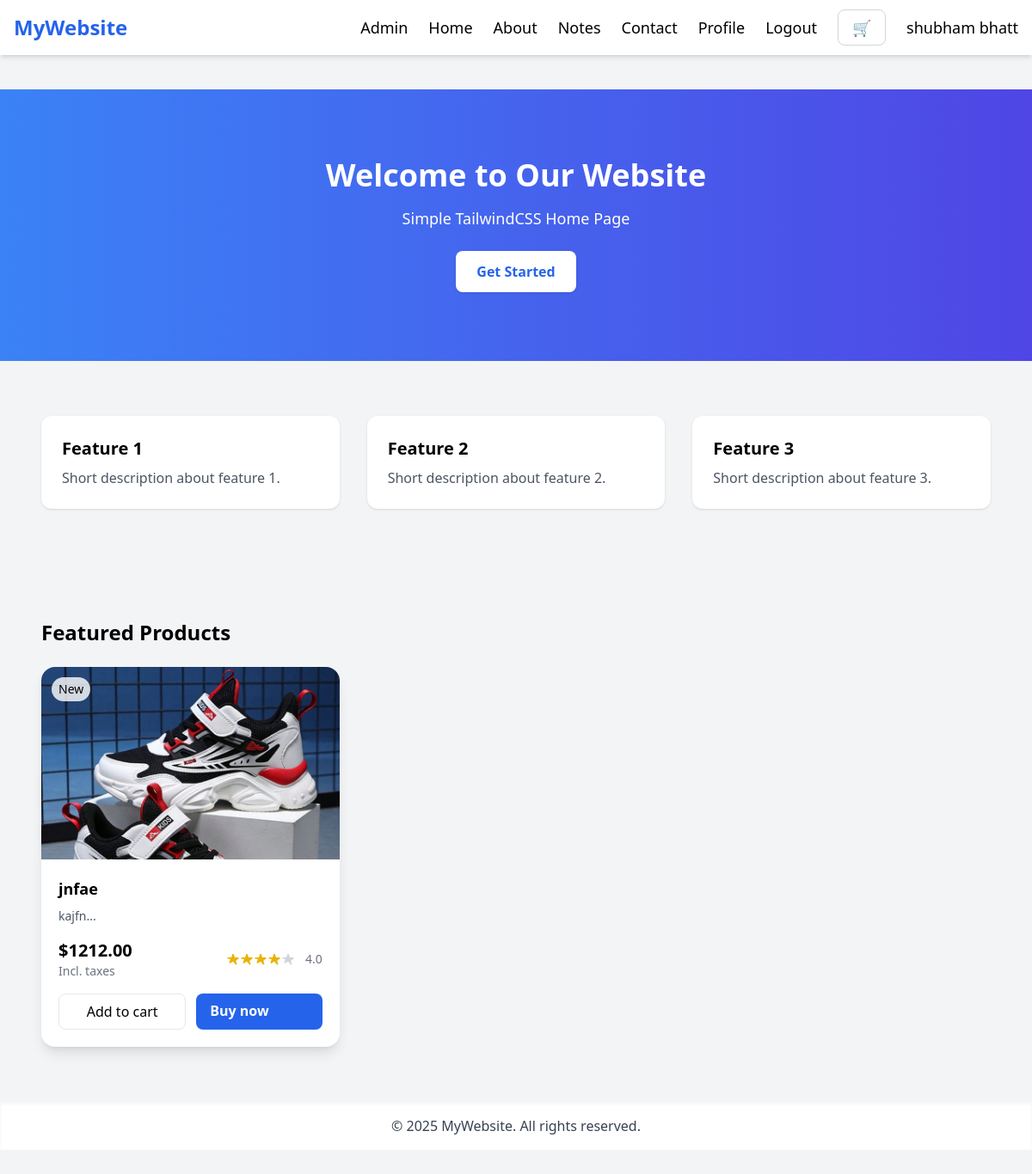
The page / (signed in) on the database its author committed.
### myapp/models.py (models this page shows)
class Product(models.Model):
    name = models.CharField(max_length=255)
    description = models.TextField()
    price = models.DecimalField(max_digits=10, decimal_places=2)
    image = models.ImageField(upload_to='products/') # Image upload karva mate

### myapp/views.py (the view)
# urls.py: path('',views.index,name='index'),
def index(request):
    user = request.session.get('email')
    products = Product.objects.all()
    cart = request.session.get('cart', {})
    total_price = 0
    for key, item in cart.items():
        if isinstance(item, dict):
            total_price += float(item['price']) * int(item['qty'])
    context = {
        'user':user,
        'products': products,
        'cart': cart,
        'total': total_price
    }
    return render(request, 'index.html', context)

### myapp/templates/index.html (shortened to what this page needs)
 {% extends "base.html" %}
    {% load static %}
  {% block content %}
    <section class="text-center py-20 bg-gradient-to-r from-blue-500 to-indigo-600 text-white">
        <h2 class="text-4xl font-bold mb-4">Welcome to Our Website</h2>
        <p class="text-lg mb-6">Simple TailwindCSS Home Page</p>
        <button class="px-6 py-3 bg-white text-blue-600 font-semibold rounded-lg shadow hover:bg-gray-100">Get Started</button>
    </section>
    <section class="max-w-6xl mx-auto py-16 px-6 grid grid-cols-1 md:grid-cols-3 gap-8">
        <div class="bg-white p-6 rounded-xl shadow">
            <h3 class="text-xl font-bold mb-2">Feature 1</h3>
            <p class="text-gray-600">Short description about feature 1.</p>
        </div>
        <div class="bg-white p-6 rounded-xl shadow">
            <h3 class="text-xl font-bold mb-2">Feature 2</h3>
            <p class="text-gray-600">Short description about feature 2.</p>
        </div>
        <div class="bg-white p-6 rounded-xl shadow">
            <h3 class="text-xl font-bold mb-2">Feature 3</h3>
            <p class="text-gray-600">Short description about feature 3.</p>
        </div>
    </section>
<section class="max-w-6xl mx-auto py-16 px-6">
  <h2 class="text-2xl font-semibold mb-6">Featured Products</h2>
  <div class="grid grid-cols-1 sm:grid-cols-2 lg:grid-cols-3 gap-8">
     {% for i in products %}
    <div class="bg-white rounded-2xl shadow-lg overflow-hidden transform hover:-translate-y-2 transition-all duration-200">
      <div class="relative">
        {% if i.image %}
        <img src="{{ i.image.url }}" alt="{{ i.name }}" class="w-full h-56 object-cover">
        {% else %}
         <div class="w-full h-56 bg-gray-200 flex items-center justify-center">No Image</div>
        {% endif %}
        <div class="absolute top-3 left-3 bg-white/80 text-sm px-2 py-1 rounded-full font-medium">New</div>
      </div>
      <div class="p-5">
        <h3 class="text-lg font-semibold mb-2">{{ i.name }}</h3>
        <p class="text-gray-600 text-sm mb-4">{{ i.description }}...</p>
        <div class="flex items-center justify-between">
          <div>
            <div class="text-xl font-bold">${{ i.price }}</div>
            <div class="text-sm text-gray-500">Incl. taxes</div>
          </div>
          <div class="flex items-center gap-1">
            <div class="flex items-center text-yellow-500">
            </div>
            <div class="text-sm text-gray-500 ml-2">4.0</div>
          </div>
        </div>
          <div class="mt-4 flex gap-3">
            <a href="{% url 'add_to_cart' i.id %}" class="flex-1 text-center px-4 py-2 border border-gray-200 rounded-lg hover:shadow-sm hover:bg-gray-50 transition cursor-pointer">
              Add to cart
            </a>
          <a href="{% url 'proced' %}" class="flex-1 px-4 py-2 bg-blue-600 text-white rounded-lg font-semibold hover:bg-blue-700 transition">Buy now</a>
        </div>
      </div>
    </div>
{% endfor %}
  </div>
</section>
    <footer class="bg-white text-center py-4 shadow-inner">
        <p class="text-gray-700">© 2025 MyWebsite. All rights reserved.</p>
    </footer>
{% endblock %}

### rows shown on the page
Product: image (picture), name "jnfae", description "kajfn", price "1212.00"

### other values the page prints
{{ request.session.fullname }} "shubham bhatt"
